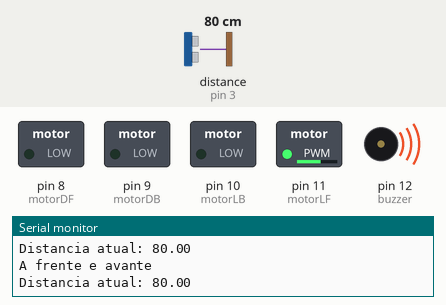
Recording of a sketch running on a simulated Arduino Uno, built with avr-gcc and run on an emulated ATmega328P. Shown: switched loads named in the sketch (green lamp = pin HIGH), buzzer (waves = sounding, pin HIGH), the last lines printed to the serial monitor. Dashed ring = blinking. The inputs (shaded band) are chosen by the test bench; at power-on: distance to the obstacle (sensor on pin 3) 80 cm. The echo pulse lasts 58.3 µs per cm.

Above: at 0.89 s.
1.3 s: distance to the obstacle (sensor on pin 3) set to 17 cm
4.3 s: distance to the obstacle (sensor on pin 3) set to 14 cm
At 7.1 s:
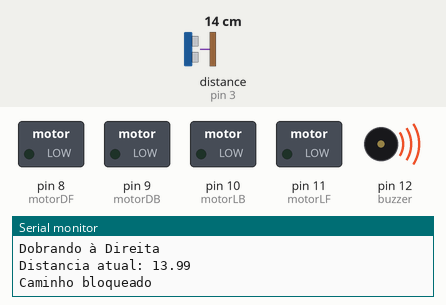
7.3 s: distance to the obstacle (sensor on pin 3) set to 299 cm
At 9.59 s:
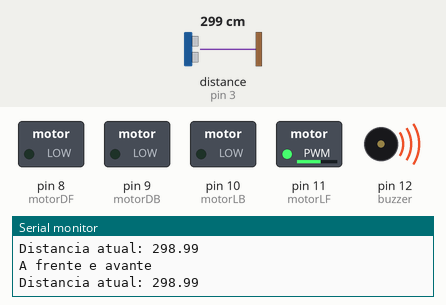
10.3 s: distance to the obstacle (sensor on pin 3) set to 2 cm
At 11.78 s:
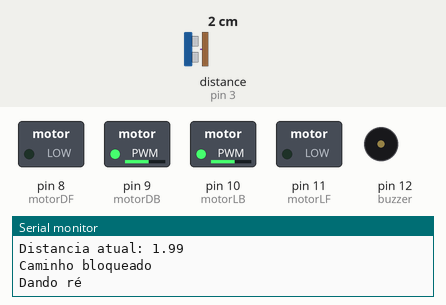
13.3 s: distance to the obstacle (sensor on pin 3) set to 60 cm
At 15.4 s:
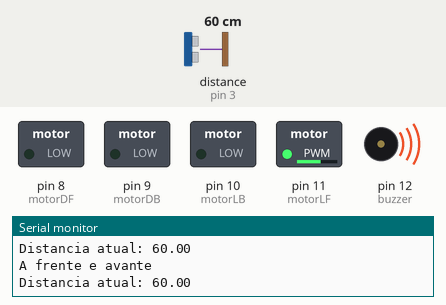
16.3 s: distance to the obstacle (sensor on pin 3) set to 4 cm
At 18.48 s:
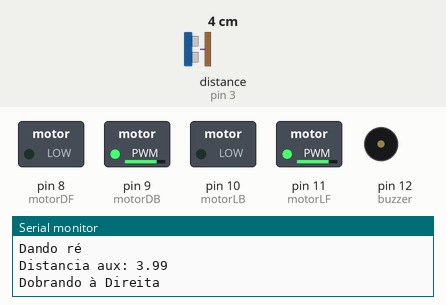
Timing chart, 0 to 20.3 s (numbered marks = the images above; inputs shaded):
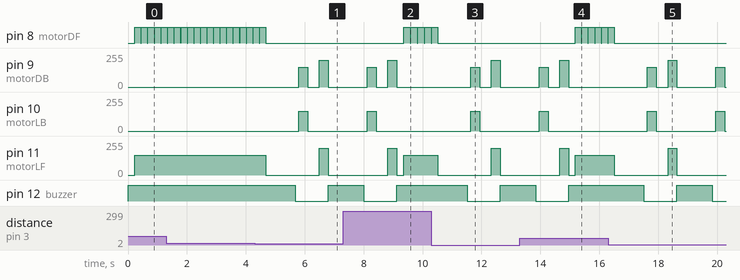

Measured:
- the behaviour switches between 16 and 15 cm on distance to the obstacle (sensor on pin 3) (found by bisection; images 0 and 1)
- after the input at 4.3 s, pin 8 (motorDF): goes on until 4.7 s, then stays LOW; pin 9 (motorDB): 0/255 → 150/255 after 1.5 s, → 0/255 0.31 s later, → 200/255 0.40 s later, → 0/255 0.30 s later
- after the input at 7.3 s, pin 8 (motorDF): alternates HIGH for 0.22 s and LOW for 0.02 s, starting after 2.1 s
- after the input at 10.3 s, pin 8 (motorDF): goes on until 10.5 s, then stays LOW; pin 9 (motorDB): 0/255 → 150/255 after 1.3 s, → 0/255 0.31 s later, → 200/255 0.40 s later, → 0/255 0.30 s later
- after the input at 13.3 s, pin 8 (motorDF): alternates HIGH for 0.21 s and LOW for 0.02 s, starting after 1.9 s
- after the input at 16.3 s, pin 8 (motorDF): goes on until 16.5 s, then stays LOW; pin 9 (motorDB): 0/255 → 150/255 after 1.3 s, → 0/255 0.31 s later, → 200/255 0.40 s later, → 0/255 0.30 s later, … (6 changes in this stretch)
- by itself, pin 8 (motorDF): alternates HIGH for 0.21 s and LOW for 0.02 s

The sketch:

CARRO_V1.ino
```cpp
//Carrega a biblioteca do sensor ultrassonico
#include <Ultrasonic.h>
//Define os pinos para o trigger e echo
#define pinoTrigger 2
#define pinoEcho 3
//Inicializa o sensor nos pinos definidos acima
Ultrasonic ultrasonic(pinoTrigger, pinoEcho);

const int buzzer = 12; // Define o Pino 12 como pino do Buzzer.

// Define os pinos de utilização do Driver L298.
const int motorLF = 11; // motor esquerdo gira pra frente
const int motorLB = 10; // motor esquerdo gira pra tras
const int motorDB = 9;  // motor direito gira pra frente
const int motorDF = 8;  // motor direito gira pra tras

#define MAX_SPEED 200
#define MAX_SPEED_OFFSET_L 0
#define MAX_SPEED_OFFSET_D 0

float distancia = 0;
int speedSet = 0;
int speedUp = 50; // valor de aceleracao da valocidade

#define turn_amount 300 // tempo que leva para fazer um movimento

void setup() {
  // Inicializa as portas como entrada e saída.
  pinMode(motorLF, OUTPUT);
  pinMode(motorLB, OUTPUT);
  pinMode(motorDB, OUTPUT);
  pinMode(motorDF, OUTPUT);
  pinMode(buzzer, OUTPUT);

  // Inicializa a comunicação serial em 9600 bits.
  Serial.begin(9600);
  Serial.println("Motor ligar!");
}

void loop() {
  digitalWrite(buzzer, HIGH);
  float distanciaAux;
  long microsec = ultrasonic.timing();
  distancia = ultrasonic.convert(microsec, Ultrasonic::CM); // info sensor em centimetros
  delay(200);
  Serial.print("Distancia atual: ");
  Serial.println(distancia);

  if (distancia <= 15.0) {
    Serial.println("Caminho bloqueado");
    moveStop();
    // tone(buzzer, 440, 1000);
    digitalWrite(buzzer, HIGH);
    delay(1000);
    digitalWrite(buzzer, LOW);
    delay(100);
    moveBackward();
    delay(300);
    moveStop();
    delay(200);
    distanciaAux = ultrasonic.convert(microsec, Ultrasonic::CM); // info sensor em centimetros
    Serial.print("Distancia aux: ");
    Serial.println(distanciaAux);
    delay(200);

    if(distanciaAux >= distancia) {
    // if(distanciaAux >= distancia && distanciaAux >= 50.0) {
      turnRight();
      moveStop();
    } else {
      turnLeft();
      turnLeft();
      moveStop();
    }
  } else {
    moveForward();
    // delay(300);
  }
} // fim loop

void motores(int vMLF, int vMLB, int vMDF, int vMDB) {
  analogWrite(motorLF, vMLF);
  analogWrite(motorLB, vMLB);
  analogWrite(motorDF, vMDF);
  analogWrite(motorDB, vMDB);
}

void moveStop() {
  motores(0, 0, 0, 0);
}

void moveForward() {
  Serial.println("A frente e avante");
  // motores(MAX_SPEED, 0, MAX_SPEED, 0);
  for (speedSet = 0; speedSet < MAX_SPEED; speedSet += speedUp)
  // slowly bring the speed up to avoid loading down the batteries too quickly
  {
    // motores(speedSet, 0, speedSet, 0);
    motores(speedSet+MAX_SPEED_OFFSET_L, 0, speedSet+MAX_SPEED_OFFSET_D, 0); // equilibrar
    delay(5);
  }
}

void moveBackward() {
  Serial.println("Dando ré");
  // motores(0, MAX_SPEED, 0, MAX_SPEED);
  for (speedSet = 0; speedSet < MAX_SPEED; speedSet += speedUp)
  // slowly bring the speed up to avoid loading down the batteries too quickly
  {
    // motores(0, speedSet, 0, speedSet);
    motores(0, speedSet+MAX_SPEED_OFFSET_L, 0, speedSet+MAX_SPEED_OFFSET_D); // equilibrar
    delay(5);
  }
}

void turnRight() {
  Serial.println("Dobrando à Direita");
  motores(MAX_SPEED, 0, 0, MAX_SPEED);
  delay(turn_amount);
}

void turnLeft() {
  Serial.println("Dobrando à Esquerda");
  motores(0, MAX_SPEED, MAX_SPEED, 0);
  delay(turn_amount);
}
```
